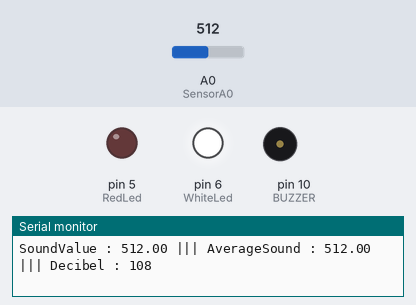
A sketch run on a simulated Arduino Uno, built with avr-gcc and run on an emulated ATmega328P. Parts: output pins drawn as LEDs (lit = HIGH), buzzer (waves = sounding, pin HIGH), the last lines printed to the serial monitor. The test bench sets the inputs (shaded band); at power-on: A0 (SensorA0) = 512.

Above: at 1.2 s.
1.3 s: A0 (SensorA0) set to 534
At 2.3 s:
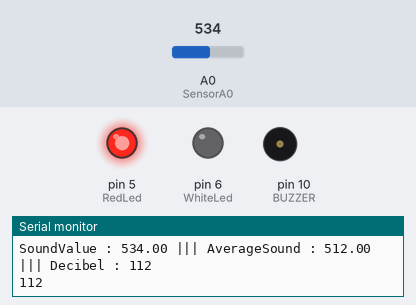
3.1 s: A0 (SensorA0) set to 511
At 5.8 s:
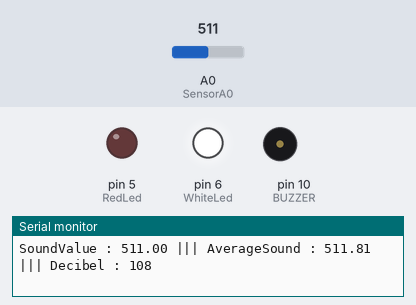
6.1 s: A0 (SensorA0) set to 716
At 6.31 s:
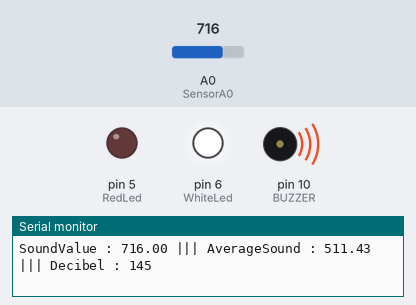
Timing chart, 0 to 9.1 s (numbered marks = the images above; inputs shaded):
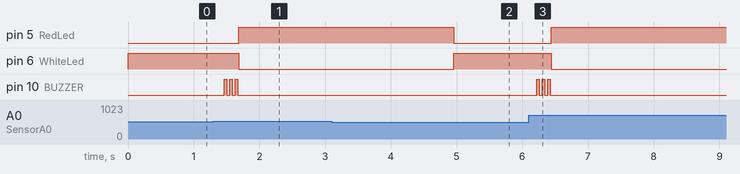

The sketch:

app.ino
```cpp
#include <SoftwareSerial.h>
#include <math.h>

#define BT_RXD 2
#define BT_TXD 3
#define SensorA0 0
#define SensorD0 9
#define BUZZER 10
#define RedLed 5
#define WhiteLed 6

#define MULTIPLY 1.01f

SoftwareSerial bluetooth(BT_RXD, BT_TXD);

float averageSound = 0;

bool isRedOn = false;

void setup()
{
  Serial.begin(9600);
  pinMode(SensorD0, INPUT);
  pinMode(RedLed, OUTPUT);
  pinMode(WhiteLed, OUTPUT);
  pinMode(BUZZER, OUTPUT);
  digitalWrite(WhiteLed, HIGH);
  bluetooth.begin(9600);
  averageSound = analogRead(SensorA0);
}

void loop()
{
  float soundValue = analogRead(SensorA0);

  String soundStr = String(soundValue), averageSoundStr  = String(averageSound);

  Serial.println(String("SoundValue : ") + String(soundStr) +  String(" ||| AverageSound : ") + String(averageSoundStr) + " ||| Decibel : " + String((int) ((soundValue+83.2073) / 11.003 * 2.0f )));
 if(averageSound * MULTIPLY < soundValue) {
   if (!isRedOn)
    {
      for (size_t i = 0; i <= 255; i++)
      {
        analogWrite(WhiteLed, 255 - i);
        analogWrite(RedLed, i);

        if(i % 40 == 0 && i % 80 != 0) {
          //buzzer on
          digitalWrite(BUZZER, HIGH);
        } else if (i % 80 == 0) {
          //buzzer off
          digitalWrite(BUZZER, LOW);
        }
        delay(1);
      }
      isRedOn = true;
    }
    bluetooth.write("[");
    String currsoundstr = String((int) ((soundValue+83.2073) / 11.003 * 2.0f ));
    Serial.println(currsoundstr);
    for (size_t i = 0; i < 4 - currsoundstr.length(); i++) {
      bluetooth.write('0');
    }
    bluetooth.write(currsoundstr.c_str());
    bluetooth.write("]\r\n");
    delay(3000);
 } else {
   if (isRedOn)
    {
      for (size_t i = 0; i <= 255; i++)
      {
        analogWrite(RedLed, 255 - i);
        analogWrite(WhiteLed, i);
        delay(1);
      }
      isRedOn = false;
    }
 }

 averageSound = ( averageSound * 9 + soundValue ) / 10;

}
```

btRename.ino
```cpp
//#include <SoftwareSerial.h>
//
//SoftwareSerial BTSerial(2,3);
//
//void setup() {
//  Serial.begin(9600);
//  BTSerial.begin(9600);
//}
//
//void loop() {
//  if(BTSerial.available()) {
//    Serial.write(BTSerial.read());
//  }
//
//  if(Serial.available()) {
//    BTSerial.write(Serial.read());
//  }
//}
```

Measured:
- the behaviour switches between 517 and 518 on A0 (SensorA0) (found by bisection; images 0 and 1)
- after the input at 1.3 s, pin 5 (RedLed): LOW → HIGH after 0.39 s; pin 6 (WhiteLed): HIGH → LOW after 0.39 s; pin 10 (BUZZER): alternates HIGH for 0.04 s and LOW for 0.04 s, 6 changes in all, then stays LOW, starting after 0.16 s
- after the input at 3.1 s, pin 5 (RedLed): HIGH → LOW after 1.9 s; pin 6 (WhiteLed): LOW → HIGH after 1.9 s
- after the input at 6.1 s, pin 5 (RedLed): LOW → HIGH after 0.34 s; pin 6 (WhiteLed): HIGH → LOW after 0.34 s; pin 10 (BUZZER): alternates HIGH for 0.04 s and LOW for 0.04 s, 6 changes in all, then stays LOW, starting after 0.12 s
